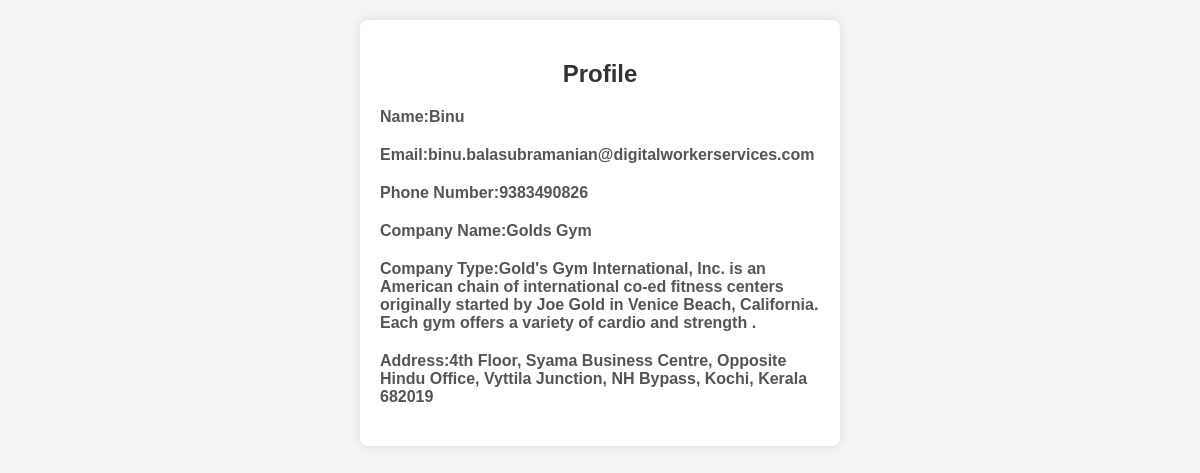
The app's page /profile/1 with its own data.
### Whatapp_Reminder_App/models.py (models this page shows, shortened)
class UserDetails(models.Model):
    name=models.CharField(max_length=200,null=True)
    email=models.EmailField(max_length=200,null=True)
    phone=models.IntegerField(null=True)
    password=models.CharField(max_length=200,null=True)
    company_name=models.CharField(max_length=200,null=True)
    company_type=models.CharField(max_length=200,null=True)
    address=models.CharField(max_length=200,null=True)

### Whatapp_Reminder_App/views.py (the view)
# urls.py: path('profile/<int:id>',views.profile,name='profile'),
def profile(request,id):
    mem = get_object_or_404(UserDetails, id=id)
    return render(request, 'profile.html', {'mem': mem})

### Whatapp_Reminder_App/templates/profile.html (shortened to what this page needs)
<!DOCTYPE html>
{% load static %}
<html lang="en">
<head>
    <link rel="stylesheet" href="{% static 'css/style4.css' %}">
</head>
<body>
    <div class="container">
        <h2>Profile</h2>
        <div class="profile-info">
            <div class="profile-item">
                <label for="name">Name:{{ mem.name }}</label>
            </div>
            <div class="profile-item">
                <label for="email">Email:{{ mem.email }}</label>
            </div>
            <div class="profile-item">
                <label for="phone">Phone Number:{{mem.phone}}</label>
            </div>
            <div class="profile-item">
                <label for="company-name">Company Name:{{mem.company_name}}</label>
            </div>
            <div class="profile-item">
                <label for="company-type">Company Type:{{mem.company_type}}</label>
            </div>
            <div class="profile-item">
                <label for="address">Address:{{mem.address}}</label>
            </div>
        </div>
    </div>
</body>
</html>

### Whatapp_Reminder_App/static/css/style4.css (style rules this page uses)
* { box-sizing: border-box; }
body { font-family: Arial, sans-serif; background-color: #f4f4f4; margin: 0; padding: 0; }
.container { width: 40%; margin: 0 auto; padding: 20px; background-color: #fff; box-shadow: 0 0 10px rgba(0, 0, 0, 0.1); border-radius: 8px; margin-top: 20px; }
h2 { text-align: center; margin-bottom: 20px; color: #333; }
.profile-info { display: flex; flex-direction: column; }
.profile-item { margin-bottom: 15px; }
label { display: block; font-weight: bold; margin-bottom: 5px; color: #555; }

### records on screen
UserDetails: name "Binu", email "binu.balasubramanian@digitalworkerservices.com", phone "9383490826", company_name "Golds Gym", company_type "Gold's Gym International, Inc. is an American chain of international co-ed fitness centers originally started by Joe Gold in Venice Beach, California. Each gym offers a variety of cardio and strength .", address "4th Floor, Syama Business Centre, Opposite Hindu Office, Vyttila Junction, NH Bypass, Kochi, Kerala 682019"
